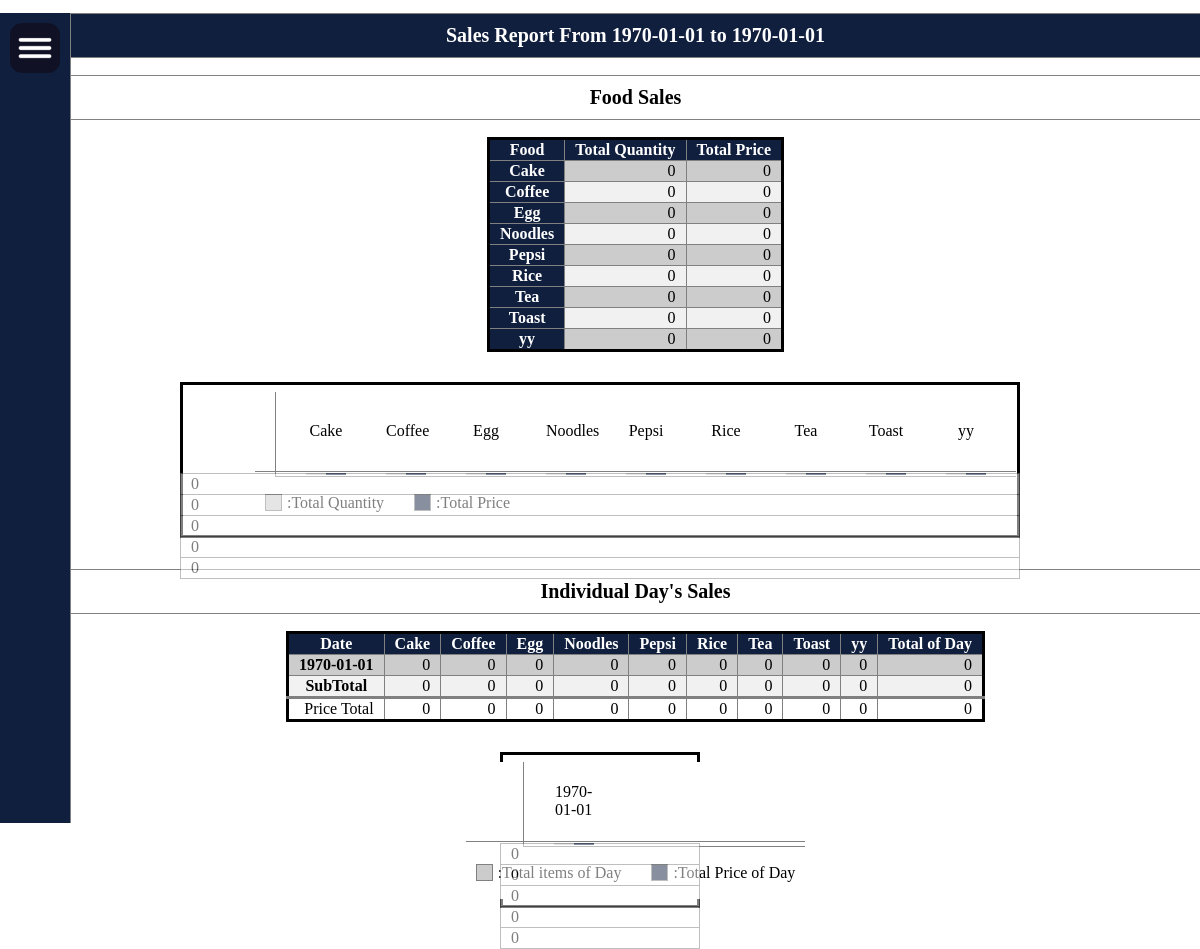
The page /salesreport.php on the database its author committed.
### tables this page shows
CREATE TABLE `menuitems` (
  `ITEMNO` int(5) NOT NULL,
  `name` varchar(50) NOT NULL,
  `price` decimal(10,2) NOT NULL,
  `discount` int(11) NOT NULL,
  `category` varchar(20) NOT NULL,
  `img` varchar(255) NOT NULL
);

### salesreport.php (the view, shortened to what this page needs)
<?php
	include_once 'connection.php';
?>
<!DOCTYPE html>
<html>
<head>
<link rel="stylesheet" href="salesreport.css?kkddj={random number/string}">
</head>
<header>
	<?php include'navigation.php'?>
</header>
<body>
<?php
	$quantityttt = 0;
	$sdate = date('Y-m-d', strtotime($_POST['sdate']));
	$fdate = date('Y-m-d', strtotime($_POST['fdate']));
	echo "<h1>Sales Report From $sdate to $fdate</h1>";
	echo "<h2>Food Sales</h2><table><tr><th>Food</th><th>Total Quantity</th><th>Total Price</th></tr>";
	$arr = array();
	$arrr = array();
	$getmenunames = mysqli_query($conn,"SELECT name FROM menuitems order by name");
	while($namess = $getmenunames->fetch_assoc()){
		array_push($arr,strval($namess['name']));
		array_push($arrr,0);
	}
	$k=1;
	$arrrrr = array();
	for($z = 0 ; $z < count($arrr) ; $z++){
		$getprice = mysqli_query($conn,"SELECT price FROM menuitems where name = '$arr[$z]'");
		while($price = $getprice->fetch_assoc()){
			if($k==1){
				$pri = $price['price'];
				echo '<tr><th class = "food">'.$arr[$z].'</th><td class="ttd">'.$arrr[$z].'</td><td class="ttd">'.floatval($pri)*floatval($arrr[$z])."</td></tr>";
				$quantityttt = $quantityttt + $arrr[$z];
				array_push($arrrrr,floatval($pri)*floatval($arrr[$z]));
				$k = $k * -1;
			}else{
				$pri = $price['price'];
				echo '<tr><th class = "food">'.$arr[$z].'</th><td class="lttd">'.$arrr[$z].'</td><td class="lttd">'.floatval($pri)*floatval($arrr[$z])."</td></tr>";
				$quantityttt = $quantityttt + $arrr[$z];
				array_push($arrrrr,floatval($pri)*floatval($arrr[$z]));
				$k = $k * -1;
			}
		}
	}
	echo '</table>';
	$amounttttttt = 0;
	for($yyy=0;$yyy<count($arrrrr);$yyy++){
		$amounttttttt = $amounttttttt + floatval($arrrrr[$yyy]);
	}
	$highest=0;
	$high=0;
	$www = (count($arrrrr)+1.5)*80;
	$strwww = strval($www);
	$strwww .= "px";
	$forhui = strval(($www*0.5)*-1);
	$forhui .= "px";
	$huihuihui = 'margin-left:';
	$huihuihui .= $forhui;
	$strhhh = strval($highest+6);
	$strhhh .="px";
	$high1= $high*0.2;
	$high2= $high*0.4;
	$high3= $high*0.6;
	$high4= $high*0.8;
	$high5= $high*1;
	$strhhhh = floatval($strhhh)+150;
	echo '<table id="front" height='.$strhhh.' width='.$strwww.' style='.$huihuihui.'><tr><td class="alignment">'.$high1.'</td></tr><tr><td class="alignment">'.$high2.'</td></tr><tr><td class="alignment">'.$high3.'</td></tr><tr><td class="alignment">'.$high4.'</td></tr><tr><td class="alignment">'.$high5.'</td></tr></table>';
	echo '<table id="borbor" height='.$strhhhh.' width='.$strwww.' style='.$huihuihui.'><tr><td></td></tr></table>';
	echo '<table id="box"><tr id="whay"><td class="haaa"></td><td class="names" colspan=2>';
	for($hehe=0;$hehe<count($arr);$hehe++){
		echo '<p class="graphnames">'.$arr[$hehe].'</p>';
	}
	echo '</td></tr><tr><td class="haa">';
	echo '</td><td class="valuess">';
	for($nono = 0; $nono<count($arrr); $nono++){
		$height="";
		if($quantityttt == 0){
			$height = 0;
		}else{
			$height = round(($arrr[$nono]/($quantityttt+$amounttttttt))*100,3);
		}
		$strheight = strval($height*10);
		$strheight .="px";
		$height2="";
		if($amounttttttt == 0){
			$height2 = 0;
		}else{
			$height2 = round(($arrrrr[$nono]/($amounttttttt+$quantityttt))*100,3);
		}
		$strheight2 = strval($height2*10);
		$strheight2 .="px";
		echo '<table id="graph" >';
		echo '<tr>';
		echo '<td class ="graph" height='.$strheight.'></td>';
		echo '</tr>';
		echo '</table>';
		echo '<table id="graphright">';
		echo '<tr>';
		echo '<td class ="graphright" height='.$strheight2.'></td>';
		echo '</tr>';
		echo '</table>';
	}
	echo '</td></tr><tr><td class ="concon" colspan=2><p class="light"></p><p>:Total Quantity</p><p class="dark"></p><p>:Total Price</p></td></tr></table>';
	echo "<h2>Individual Day's Sales</h2>";
	$arrl = array();
	$arrrl = array();
	$getmenunamess = mysqli_query($conn,"SELECT name FROM menuitems order by name");
	while($namesss = $getmenunamess->fetch_assoc()){
		array_push($arrl,strval($namesss['name']));
		array_push($arrrl,0);
	}
	echo '<table>';
	echo '<tr><th>Date</th>';
	for($m=0 ; $m<count($arrl);$m++){
		echo '<th>'.$arrl[$m].'</th>';
	}
	echo '<th>Total of Day</th>';
			echo '</tr>';
	$datearray = array();
	$daytarray = array();
	$dayitemarray = array();
	do{
			array_push($datearray,$sdate);
			for($h = 0; $h<count($arrrl);$h++){
					$arrrl[$h] = 0;
			}
			echo '<tr><th class="lth">'.$sdate.'</th>';
			$daytotal = 0;
			for($n=0 ; $n<count($arrrl); $n++){
				$daytotal = intval($arrrl[$n])+ $daytotal;
				echo '<td class="ltd">'.$arrrl[$n].'</td>';
			}
			echo '<td class ="ltd">'.$daytotal.'</td>';
			echo '</tr>';
			echo '<tr><th class="hth">SubTotal</th>';
			$dayptotal = 0.0;
			for($p = 0 ; $p < count($arrrl) ; $p++){
				$getpricee = mysqli_query($conn,"SELECT price FROM menuitems where name = '$arr[$p]'");
				while($pricee = $getpricee->fetch_assoc()){
				$prie = $pricee['price'];
				echo '<td class="htd">'.floatval($prie)*floatval($arrrl[$p])."</td>";
				$dayptotal = $dayptotal+floatval($prie)*floatval($arrrl[$p]);
				}
			}
			echo '<td class="htd">'.$dayptotal.'</td>';
			echo '</tr>';
			array_push($dayitemarray,$daytotal);
			array_push($daytarray,$dayptotal);
			$sdate = date('Y-m-d', strtotime($sdate . ' +1 day'));
	}while(date('Y-m-d', strtotime($sdate)) != date('Y-m-d', strtotime($fdate.'+1 day')));
	echo '<tr><td>Price Total</td>';
	$tttt = 0.0;
	for($z = 0 ; $z < count($arrr) ; $z++){
		$getprice = mysqli_query($conn,"SELECT price FROM menuitems where name = '$arr[$z]'");
		while($price = $getprice->fetch_assoc()){
			$pri = $price['price'];
			echo '<td>'.floatval($pri)*floatval($arrr[$z])."</td>";
			$tttt = $tttt + floatval($pri)*floatval($arrr[$z]);
		}
	}
	echo '<td>'.$tttt.'</td>';
	echo '</tr></table>';
	$tt1=0;
	$tt2=0;
	for($lolo=0;$lolo<count($dayitemarray);$lolo++){
		$tt1 = $tt1+$dayitemarray[$lolo];
	}
	for($lili=0;$lili<count($dayitemarray);$lili++){
		$tt2 = $tt2+$daytarray[$lili];
	}
	$highest=0;
	$high=0;
	$www = (count($datearray)+1.5)*80;
	$strwww = strval($www);
	$strwww .= "px";
	$forhui = strval(($www*0.5)*-1);
	$forhui .= "px";
	$huihuihui = 'margin-left:';
	$huihuihui .= $forhui;
	$strhhh = strval($highest+6);
	$strhhh .="px";
	$high1= $high*0.2;
	$high2= $high*0.4;
	$high3= $high*0.6;
	$high4= $high*0.8;
	$high5= $high*1;
	$strhhhh = floatval($strhhh)+150;
	echo '<table id="front" height='.$strhhh.' width='.$strwww.' style='.$huihuihui.'><tr><td class="alignment">'.$high1.'</td></tr><tr><td class="alignment">'.$high2.'</td></tr><tr><td class="alignment">'.$high3.'</td></tr><tr><td class="alignment">'.$high4.'</td></tr><tr><td class="alignment">'.$high5.'</td></tr></table>';
	echo '<table id="borbor" height='.$strhhhh.' width='.$strwww.' style='.$huihuihui.'><tr><td></td></tr></table>';
	echo '<table id="box"><tr id="whay"><td class="haaa"></td><td class="names" colspan=2>';
	for($hehe=0;$hehe<count($datearray);$hehe++){
		echo '<p class="graphnames">'.$datearray[$hehe].'</p>';
	}
	echo '</td></tr><tr><td class="haa"></td><td class="valuess">';
	for($nono = 0; $nono<count($datearray); $nono++){
		$height="";
		if($tt1==0){
			$height = 0;
		}else{
			$height = round(($dayitemarray[$nono]/($tt1+$tt2))*100,3);
		}
		$strheight = strval($height*10);
		$strheight .="px";
		$height2="";
		if($tt2==0){
			$height2 = 0;
		}else{
			$height2 = round(($daytarray[$nono]/($tt2+$tt1))*100,3);
		}
		$strheight2 = strval($height2*10);
		$strheight2 .="px";
		echo '<table id="graph" >';
		echo '<tr>';
		echo '<td class ="graph" height='.$strheight.'></td>';
		echo '</tr>';
		echo '</table>';
		echo '<table id="graphright">';
		echo '<tr>';
		echo '<td class ="graphright" height='.$strheight2.'></td>';
		echo '</tr>';
		echo '</table>';
	}
	echo '</td></tr><tr><td class ="concon" colspan=2><p class="light"></p><p>:Total items of Day</p><p class="dark"></p><p>:Total Price of Day</p></td></tr></table>';
?>
</body>
</html>

### navigation.php (shortened to what this page needs)
<!DOCTYPE html>
<html>
<head>
<link rel="stylesheet" href="navigation.css?x={random number/string}">
</head>
<body>
	<div class="navvv">
	<p id="imageee"><img  src='navi.png' alt='navigation_icon' height='50px' width='50px'></p>
	</div>
</body>
</html>

### salesreport.css (style rules this page uses)
h1,h2 { font-size:20px; text-align:center; background-color:white; border-top: 1px solid grey; border-bottom:1px solid grey; padding-top:10px; padding-bottom:10px; }
h1 { color:white; background-color:#101f3d; }
body { margin:0; }
table { text-align:center; margin-left:auto; margin-right:auto; background-color:white; border:3px solid black; border-collapse:collapse; }
th,td { border:1px solid grey; padding-left:10px; padding-right:10px; text-align:right; }
th { background-color:#101f3d; color:white; text-align:center; }
.ttd { background-color:#cccccc; }
.lttd { background-color:#f1f1f1; }
.ltd { background-color:#cccccc; }
.htd { background-color:#f1f1f1; border-bottom:3px solid grey; }
.lth { background-color:#cccccc; color:black; }
.hth { color:black; background-color:#f2f2f2; border-bottom:3px solid grey; }
.graphnames { width:40px; margin-left:20px; margin-right:20px; text-align:center; }
#box { border:none; margin-top:40px; margin-bottom:40px; }
#graph { border:none; border-collapse:collapse; float:left; text-align:left; margin-left:20px; margin-right:0px; width:20px; }
#graphright { border:none ; border-collapse:collapse; float:left; text-align:left; margin-right:20px; margin-left:0px; width:20px; }
.graphright { border:none; background-color:#101f3d; border-collapse:collapse; }
.graph { border:none; background-color:#cccccc; border-collapse:collapse; }
.haa { border-left:none; border-bottom:none; border-top:none; }
.haaa { border-top:none; border-left:none; }
.names { border-top:none; border-right:none; }
.valuess { border-right:none; }
.concon { border:none; }
.light { background-color:#cccccc; width:15px; height:15px; border:1px solid grey; margin-right:5px; }
.dark { background-color:#101f3d; width:15px; height:15px; border:1px solid grey; margin-right:5px; margin-left:30px; }
#front { border:1px solid black; position:absolute; background-color:white; margin-top:121px; margin-bottom:40px; margin-left:auto; margin-right:auto; opacity:0.5; left:50%; }
#borbor { border:3px solid black; position: absolute; margin-top:30px; z-index:-3; left:50%; }
.alignment { text-align:left; }
#whay { height:80px; }

### navigation.css (style rules this page uses)
p { float:left; height:100%; }
#imageee { z-index:7; background-color:#101f3d; height:100vh; padding-right:10px; padding-left:10px; padding-top:10px; margin:0px; border-right:1px solid grey; }

### rows shown on the page
menuitems: z "Cake", z "0", floatval($pri)*floatval($arrr[$z]) "0", floatval($prie)*floatval($arrrl[$p]) "0"
menuitems: z "Coffee", z "0", floatval($pri)*floatval($arrr[$z]) "0", floatval($prie)*floatval($arrrl[$p]) "0"
menuitems: z "Egg", z "0", floatval($pri)*floatval($arrr[$z]) "0", floatval($prie)*floatval($arrrl[$p]) "0"
menuitems: z "Noodles", z "0", floatval($pri)*floatval($arrr[$z]) "0", floatval($prie)*floatval($arrrl[$p]) "0"
menuitems: z "Pepsi", z "0", floatval($pri)*floatval($arrr[$z]) "0", floatval($prie)*floatval($arrrl[$p]) "0"
menuitems: z "Rice", z "0", floatval($pri)*floatval($arrr[$z]) "0", floatval($prie)*floatval($arrrl[$p]) "0"
menuitems: z "Tea", z "0", floatval($pri)*floatval($arrr[$z]) "0", floatval($prie)*floatval($arrrl[$p]) "0"
menuitems: z "Toast", z "0", floatval($pri)*floatval($arrr[$z]) "0", floatval($prie)*floatval($arrrl[$p]) "0"
menuitems: z "yy", z "0", floatval($pri)*floatval($arrr[$z]) "0", floatval($prie)*floatval($arrrl[$p]) "0"

### other values the page prints
$sdate "1970-01-01"
$fdate "1970-01-01"
$high1 "0"
$high2 "0"
$high3 "0"
$high4 "0"
$high5 "0"
$arr[$hehe] "Cake"
$arr[$hehe] "Coffee"
$arr[$hehe] "Egg"
$arr[$hehe] "Noodles"
$arr[$hehe] "Pepsi"
$arr[$hehe] "Rice"
$arr[$hehe] "Tea"
$arr[$hehe] "Toast"
